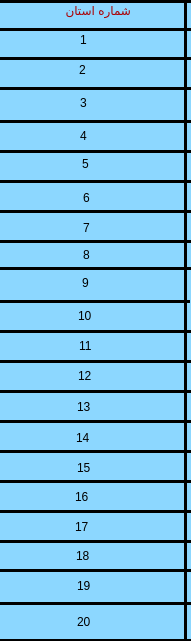
   <widget class="QWidget" name="widget_2" native="true">
    <property name="geometry">
     <rect>
      <x>613</x>
      <y>0</y>
      <width>191</width>
      <height>641</height>
     </rect>
    </property>
    <property name="styleSheet">
     <string notr="true">background-color: rgb(140, 215, 255);</string>
    </property>
    <widget class="QLabel" name="label">
     <property name="geometry">
      <rect>
       <x>40</x>
       <y>0</y>
       <width>91</width>
       <height>20</height>
      </rect>
     </property>
     <property name="styleSheet">
      <string notr="true">color: rgb(170, 1, 4);</string>
     </property>
     <property name="text">
      <string>شماره استان</string>
     </property>
    </widget>
    <widget class="Line" name="line_2">
     <property name="geometry">
      <rect>
       <x>0</x>
       <y>28</y>
       <width>192</width>
       <height>3</height>
      </rect>
     </property>
     <property name="styleSheet">
      <string notr="true">background-color: rgb(0, 0, 0);</string>
     </property>
     <property name="orientation">
      <enum>Qt::Horizontal</enum>
     </property>
    </widget>
    <widget class="QLabel" name="label_2">
     <property name="geometry">
      <rect>
       <x>80</x>
       <y>32</y>
       <width>21</width>
       <height>16</height>
      </rect>
     </property>
     <property name="styleSheet">
      <string notr="true">color: rgb(0, 0, 0);</string>
     </property>
     <property name="text">
      <string>1</string>
     </property>
    </widget>
    <widget class="Line" name="line_4">
     <property name="geometry">
      <rect>
       <x>0</x>
       <y>57</y>
       <width>193</width>
       <height>3</height>
      </rect>
     </property>
     <property name="styleSheet">
      <string notr="true">background-color: rgb(0, 0, 0);</string>
     </property>
     <property name="orientation">
      <enum>Qt::Horizontal</enum>
     </property>
    </widget>
    <widget class="QLabel" name="label_3">
     <property name="geometry">
      <rect>
       <x>79</x>
       <y>60</y>
       <width>41</width>
       <height>20</height>
      </rect>
     </property>
     <property name="styleSheet">
      <string notr="true">color: rgb(0, 0, 0);</string>
     </property>
     <property name="text">
      <string>2</string>
     </property>
    </widget>
    <widget class="Line" name="line_9">
     <property name="geometry">
      <rect>
       <x>0</x>
       <y>87</y>
       <width>192</width>
       <height>3</height>
      </rect>
     </property>
     <property name="styleSheet">
      <string notr="true">background-color: rgb(0, 0, 0);</string>
     </property>
     <property name="orientation">
      <enum>Qt::Horizontal</enum>
     </property>
    </widget>
    <widget class="QLabel" name="label_4">
     <property name="geometry">
      <rect>
       <x>80</x>
       <y>93</y>
       <width>21</width>
       <height>20</height>
      </rect>
     </property>
     <property name="styleSheet">
      <string notr="true">color: rgb(0, 0, 0);</string>
     </property>
     <property name="text">
      <string>3</string>
     </property>
    </widget>
    <widget class="Line" name="line_10">
     <property name="geometry">
      <rect>
       <x>0</x>
       <y>120</y>
       <width>192</width>
       <height>3</height>
      </rect>
     </property>
     <property name="styleSheet">
      <string notr="true">background-color: rgb(0, 0, 0);</string>
     </property>
     <property name="orientation">
      <enum>Qt::Horizontal</enum>
     </property>
    </widget>
    <widget class="QLabel" name="label_5">
     <property name="geometry">
      <rect>
       <x>80</x>
       <y>126</y>
       <width>21</width>
       <height>20</height>
      </rect>
     </property>
     <property name="styleSheet">
      <string notr="true">color: rgb(0, 0, 0);</string>
     </property>
     <property name="text">
      <string>4</string>
     </property>
    </widget>
    <widget class="Line" name="line_11">
     <property name="geometry">
      <rect>
       <x>0</x>
       <y>150</y>
       <width>192</width>
       <height>3</height>
      </rect>
     </property>
     <property name="styleSheet">
      <string notr="true">background-color: rgb(0, 0, 0);</string>
     </property>
     <property name="orientation">
      <enum>Qt::Horizontal</enum>
     </property>
    </widget>
    <widget class="QLabel" name="label_6">
     <property name="geometry">
      <rect>
       <x>82</x>
       <y>156</y>
       <width>41</width>
       <height>16</height>
      </rect>
     </property>
     <property name="styleSheet">
      <string notr="true">color: rgb(0, 0, 0);</string>
     </property>
     <property name="text">
      <string>5</string>
     </property>
    </widget>
    <widget class="Line" name="line_12">
     <property name="geometry">
      <rect>
       <x>0</x>
       <y>180</y>
       <width>192</width>
       <height>3</height>
      </rect>
     </property>
     <property name="styleSheet">
      <string notr="true">background-color: rgb(0, 0, 0);</string>
     </property>
     <property name="orientation">
      <enum>Qt::Horizontal</enum>
     </property>
    </widget>
    <widget class="QLabel" name="label_7">
     <property name="geometry">
      <rect>
       <x>83</x>
       <y>190</y>
       <width>41</width>
       <height>16</height>
      </rect>
     </property>
     <property name="styleSheet">
      <string notr="true">color: rgb(0, 0, 0);</string>
     </property>
     <property name="text">
      <string>6</string>
     </property>
    </widget>
    <widget class="Line" name="line_13">
     <property name="geometry">
      <rect>
       <x>-1</x>
       <y>210</y>
       <width>192</width>
       <height>3</height>
      </rect>
     </property>
     <property name="styleSheet">
      <string notr="true">background-color: rgb(0, 0, 0);</string>
     </property>
     <property name="orientation">
      <enum>Qt::Horizontal</enum>
     </property>
    </widget>
    <widget class="Line" name="line_14">
     <property name="geometry">
      <rect>
       <x>0</x>
       <y>240</y>
       <width>192</width>
       <height>3</height>
      </rect>
     </property>
     <property name="styleSheet">
      <string notr="true">background-color: rgb(0, 0, 0);</string>
     </property>
     <property name="orientation">
      <enum>Qt::Horizontal</enum>
     </property>
    </widget>
    <widget class="Line" name="line_15">
     <property name="geometry">
      <rect>
       <x>0</x>
       <y>267</y>
       <width>192</width>
       <height>3</height>
      </rect>
     </property>
     <property name="styleSheet">
      <string notr="true">background-color: rgb(0, 0, 0);</string>
     </property>
     <property name="orientation">
      <enum>Qt::Horizontal</enum>
     </property>
    </widget>
    <widget class="Line" name="line_16">
     <property name="geometry">
      <rect>
       <x>-1</x>
       <y>300</y>
       <width>191</width>
       <height>3</height>
      </rect>
     </property>
     <property name="styleSheet">
      <string notr="true">background-color: rgb(0, 0, 0);</string>
     </property>
     <property name="orientation">
      <enum>Qt::Horizontal</enum>
     </property>
    </widget>
    <widget class="Line" name="line_17">
     <property name="geometry">
      <rect>
       <x>0</x>
       <y>330</y>
       <width>192</width>
       <height>3</height>
      </rect>
     </property>
     <property name="styleSheet">
      <string notr="true">background-color: rgb(0, 0, 0);</string>
     </property>
     <property name="orientation">
      <enum>Qt::Horizontal</enum>
     </property>
    </widget>
    <widget class="Line" name="line_18">
     <property name="geometry">
      <rect>
       <x>0</x>
       <y>360</y>
       <width>192</width>
       <height>3</height>
      </rect>
     </property>
     <property name="styleSheet">
      <string notr="true">background-color: rgb(0, 0, 0);</string>
     </property>
     <property name="orientation">
      <enum>Qt::Horizontal</enum>
     </property>
    </widget>
    <widget class="Line" name="line_19">
     <property name="geometry">
      <rect>
       <x>0</x>
       <y>390</y>
       <width>192</width>
       <height>3</height>
      </rect>
     </property>
     <property name="styleSheet">
      <string notr="true">background-color: rgb(0, 0, 0);</string>
     </property>
     <property name="orientation">
      <enum>Qt::Horizontal</enum>
     </property>
    </widget>
    <widget class="Line" name="line_20">
     <property name="geometry">
      <rect>
       <x>0</x>
       <y>420</y>
       <width>192</width>
       <height>3</height>
      </rect>
     </property>
     <property name="styleSheet">
      <string notr="true">background-color: rgb(0, 0, 0);</string>
     </property>
     <property name="orientation">
      <enum>Qt::Horizontal</enum>
     </property>
    </widget>
    <widget class="Line" name="line_21">
     <property name="geometry">
      <rect>
       <x>0</x>
       <y>450</y>
       <width>192</width>
       <height>3</height>
      </rect>
     </property>
     <property name="styleSheet">
      <string notr="true">background-color: rgb(0, 0, 0);</string>
     </property>
     <property name="orientation">
      <enum>Qt::Horizontal</enum>
     </property>
    </widget>
    <widget class="Line" name="line_22">
     <property name="geometry">
      <rect>
       <x>0</x>
       <y>480</y>
       <width>192</width>
       <height>3</height>
      </rect>
     </property>
     <property name="styleSheet">
      <string notr="true">background-color: rgb(0, 0, 0);</string>
     </property>
     <property name="orientation">
      <enum>Qt::Horizontal</enum>
     </property>
    </widget>
    <widget class="Line" name="line_23">
     <property name="geometry">
      <rect>
       <x>0</x>
       <y>510</y>
       <width>192</width>
       <height>3</height>
      </rect>
     </property>
     <property name="styleSheet">
      <string notr="true">background-color: rgb(0, 0, 0);</string>
     </property>
     <property name="orientation">
      <enum>Qt::Horizontal</enum>
     </property>
    </widget>
    <widget class="Line" name="line_24">
     <property name="geometry">
      <rect>
       <x>0</x>
       <y>540</y>
       <width>192</width>
       <height>3</height>
      </rect>
     </property>
     <property name="styleSheet">
      <string notr="true">background-color: rgb(0, 0, 0);</string>
     </property>
     <property name="orientation">
      <enum>Qt::Horizontal</enum>
     </property>
    </widget>
    <widget class="Line" name="line_46">
     <property name="geometry">
      <rect>
       <x>0</x>
       <y>569</y>
       <width>192</width>
       <height>3</height>
      </rect>
     </property>
     <property name="styleSheet">
      <string notr="true">background-color: rgb(0, 0, 0);</string>
     </property>
     <property name="orientation">
      <enum>Qt::Horizontal</enum>
     </property>
    </widget>
    <widget class="Line" name="line_47">
     <property name="geometry">
      <rect>
       <x>0</x>
       <y>602</y>
       <width>192</width>
       <height>3</height>
      </rect>
     </property>
     <property name="styleSheet">
      <string notr="true">background-color: rgb(0, 0, 0);</string>
     </property>
     <property name="orientation">
      <enum>Qt::Horizontal</enum>
     </property>
    </widget>
    <widget class="QLabel" name="label_8">
     <property name="geometry">
      <rect>
       <x>83</x>
       <y>220</y>
       <width>21</width>
       <height>16</height>
      </rect>
     </property>
     <property name="styleSheet">
      <string notr="true">color: rgb(0, 0, 0);</string>
     </property>
     <property name="text">
      <string>7</string>
     </property>
    </widget>
    <widget class="QLabel" name="label_9">
     <property name="geometry">
      <rect>
       <x>83</x>
       <y>247</y>
       <width>21</width>
       <height>16</height>
      </rect>
     </property>
     <property name="styleSheet">
      <string notr="true">color: rgb(0, 0, 0);</string>
     </property>
     <property name="text">
      <string>8</string>
     </property>
    </widget>
    <widget class="QLabel" name="label_10">
     <property name="geometry">
      <rect>
       <x>82</x>
       <y>275</y>
       <width>21</width>
       <height>16</height>
      </rect>
     </property>
     <property name="styleSheet">
      <string notr="true">color: rgb(0, 0, 0);</string>
     </property>
     <property name="text">
      <string>9</string>
     </property>
    </widget>
    <widget class="QLabel" name="label_11">
     <property name="geometry">
      <rect>
       <x>78</x>
       <y>308</y>
       <width>21</width>
       <height>16</height>
      </rect>
     </property>
     <property name="styleSheet">
      <string notr="true">color: rgb(0, 0, 0);</string>
     </property>
     <property name="text">
      <string>10</string>
     </property>
    </widget>
    <widget class="QLabel" name="label_12">
     <property name="geometry">
      <rect>
       <x>79</x>
       <y>338</y>
       <width>21</width>
       <height>16</height>
      </rect>
     </property>
     <property name="styleSheet">
      <string notr="true">color: rgb(0, 0, 0);</string>
     </property>
     <property name="text">
      <string>11</string>
     </property>
    </widget>
    <widget class="QLabel" name="label_13">
     <property name="geometry">
      <rect>
       <x>78</x>
       <y>368</y>
       <width>21</width>
       <height>16</height>
      </rect>
     </property>
     <property name="styleSheet">
      <string notr="true">color: rgb(0, 0, 0);</string>
     </property>
     <property name="text">
      <string>12</string>
     </property>
    </widget>
    <widget class="QLabel" name="label_14">
     <property name="geometry">
      <rect>
       <x>77</x>
       <y>399</y>
       <width>21</width>
       <height>16</height>
      </rect>
     </property>
     <property name="styleSheet">
      <string notr="true">color: rgb(0, 0, 0);</string>
     </property>
     <property name="text">
      <string>13</string>
     </property>
    </widget>
    <widget class="QLabel" name="label_15">
     <property name="geometry">
      <rect>
       <x>76</x>
       <y>430</y>
       <width>21</width>
       <height>16</height>
      </rect>
     </property>
     <property name="styleSheet">
      <string notr="true">color: rgb(0, 0, 0);</string>
     </property>
     <property name="text">
      <string>14</string>
     </property>
    </widget>
    <widget class="QLabel" name="label_16">
     <property name="geometry">
      <rect>
       <x>77</x>
       <y>460</y>
       <width>21</width>
       <height>16</height>
      </rect>
     </property>
     <property name="styleSheet">
      <string notr="true">color: rgb(0, 0, 0);</string>
     </property>
     <property name="text">
      <string>15</string>
     </property>
    </widget>
    <widget class="QLabel" name="label_17">
     <property name="geometry">
      <rect>
       <x>75</x>
       <y>489</y>
       <width>31</width>
       <height>16</height>
      </rect>
     </property>
     <property name="styleSheet">
      <string notr="true">color: rgb(0, 0, 0);</string>
     </property>
     <property name="text">
      <string>16</string>
     </property>
    </widget>
    <widget class="QLabel" name="label_18">
     <property name="geometry">
      <rect>
       <x>75</x>
       <y>519</y>
       <width>21</width>
       <height>16</height>
      </rect>
     </property>
     <property name="styleSheet">
      <string notr="true">color: rgb(0, 0, 0);</string>
     </property>
     <property name="text">
      <string>17</string>
     </property>
    </widget>
    <widget class="QLabel" name="label_19">
     <property name="geometry">
      <rect>
       <x>76</x>
       <y>548</y>
       <width>21</width>
       <height>16</height>
      </rect>
     </property>
     <property name="styleSheet">
      <string notr="true">color: rgb(0, 0, 0);</string>
     </property>
     <property name="text">
      <string>18</string>
     </property>
    </widget>
    <widget class="QLabel" name="label_20">
     <property name="geometry">
      <rect>
       <x>77</x>
       <y>578</y>
       <width>21</width>
       <height>16</height>
      </rect>
     </property>
     <property name="styleSheet">
      <string notr="true">color: rgb(0, 0, 0);</string>
     </property>
     <property name="text">
      <string>19</string>
     </property>
    </widget>
    <widget class="QLabel" name="label_21">
     <property name="geometry">
      <rect>
       <x>77</x>
       <y>614</y>
       <width>21</width>
       <height>16</height>
      </rect>
     </property>
     <property name="styleSheet">
      <string notr="true">color: rgb(0, 0, 0);</string>
     </property>
     <property name="text">
      <string>20</string>
     </property>
    </widget>
    <widget class="Line" name="line_48">
     <property name="geometry">
      <rect>
       <x>0</x>
       <y>0</y>
       <width>192</width>
       <height>3</height>
      </rect>
     </property>
     <property name="styleSheet">
      <string notr="true">background-color: rgb(0, 0, 0);</string>
     </property>
     <property name="orientation">
      <enum>Qt::Horizontal</enum>
     </property>
    </widget>
    <widget class="Line" name="line_49">
     <property name="geometry">
      <rect>
       <x>0</x>
       <y>639</y>
       <width>192</width>
       <height>6</height>
      </rect>
     </property>
     <property name="styleSheet">
      <string notr="true">background-color: rgb(0, 0, 0);</string>
     </property>
     <property name="orientation">
      <enum>Qt::Horizontal</enum>
     </property>
    </widget>
    <widget class="Line" name="line_50">
     <property name="geometry">
      <rect>
       <x>184</x>
       <y>0</y>
       <width>3</width>
       <height>640</height>
      </rect>
     </property>
     <property name="styleSheet">
      <string notr="true">background-color: rgb(0, 0, 0);</string>
     </property>
     <property name="orientation">
      <enum>Qt::Vertical</enum>
     </property>
    </widget>
   </widget>
